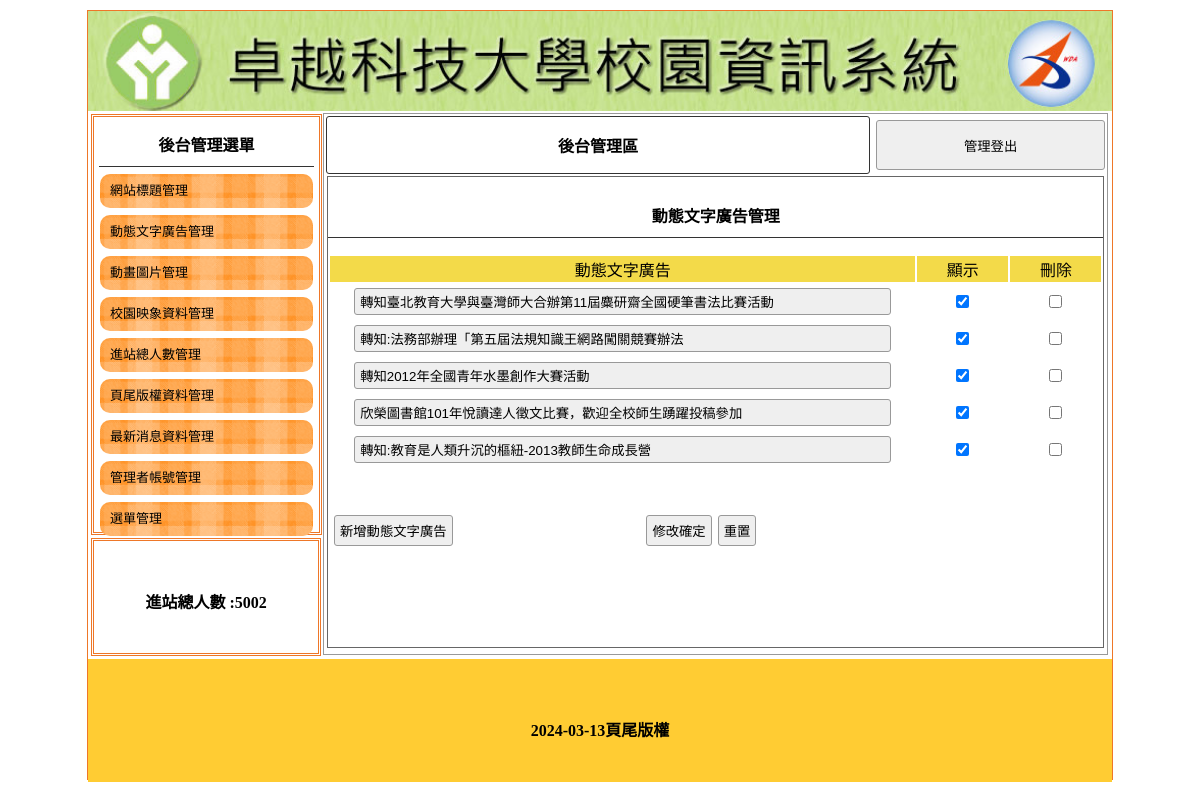
The app's page /back.php?do=ad, older data.
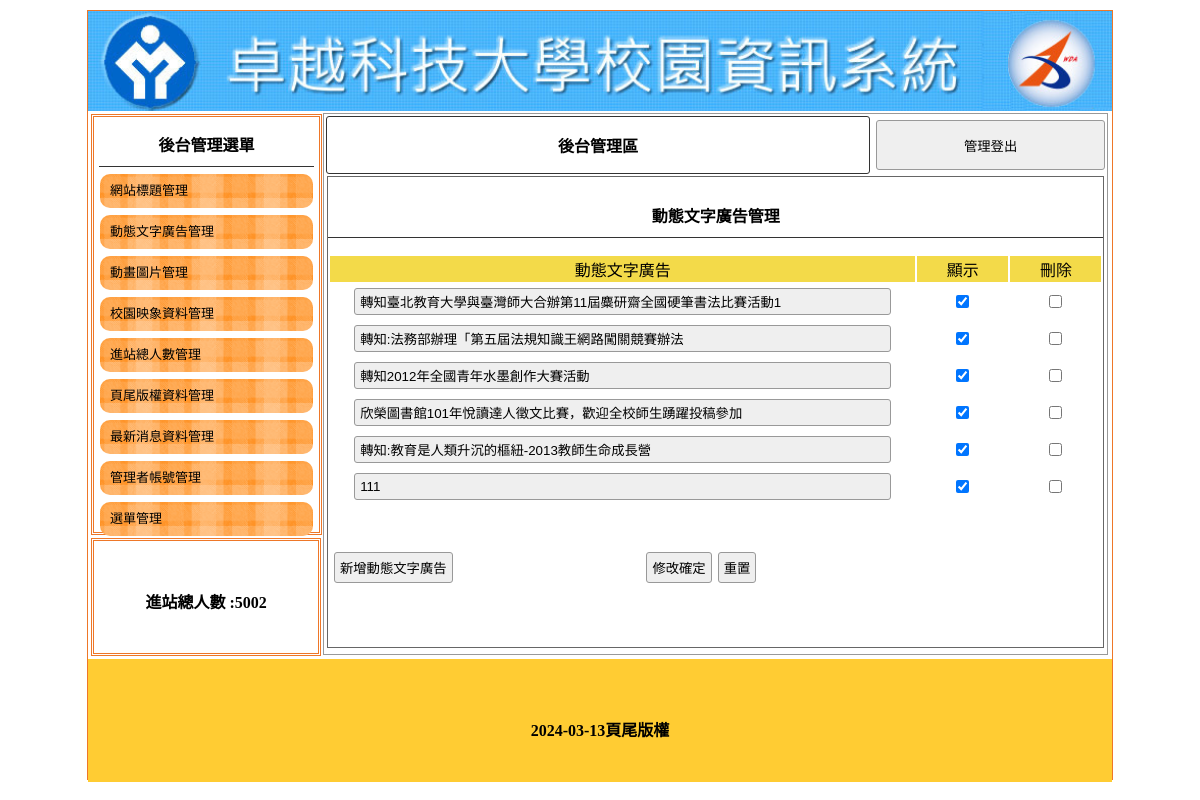
The same page, newer data.
### tables this page shows
CREATE TABLE `titles` (
  `id` int(10) UNSIGNED NOT NULL,
  `img` text NOT NULL,
  `text` text NOT NULL,
  `sh` int(1) NOT NULL DEFAULT 0
);

CREATE TABLE `ad` (
  `id` int(10) UNSIGNED NOT NULL,
  `text` text NOT NULL,
  `sh` int(1) NOT NULL DEFAULT 1
);

### api/db.php (called while the page is built, shortened)
<?php
class DB
{
    protected $dsn = "mysql:host=localhost;charset=utf8;dbname=c1-06";
    protected $pdo;
    protected $table;
    public function __construct($table)
    {
        $this->table = $table;
        $this->pdo = new PDO($this->dsn, 'root', '');
    }
    private function a2s($array)
    {
        foreach ($array as $col => $value) {
            $tmp[] = "`$col`='$value'";
        }
        return $tmp;
    }
    function find($id)
    {
        $sql = "select * from `$this->table` where ";
        if (is_array($id)) {
            $tmp = $this->a2s($id);
            $sql .= join(" && ", $tmp);
        } elseif (is_numeric($id)) {
            $sql .= "`id`='$id'";
        } else {
            echo "x type";
        }
        return $this->pdo->query($sql)->fetch(PDO::FETCH_ASSOC);
    }
    private function sql_all($sql, $array, $other)
    {
        if (isset($this->table) && !empty($this->table)) {
            if (is_array($array)) {
                if (!empty($array)) {
                    $tmp = $this->a2s($array);
                    $sql .= " where " . join(" && ", $tmp);
                }
            } else {
                $sql .= " $array ";
            }
            return $sql .= $other;
        } else {
            echo "x table";
        }
    }
    function all($where = '', $other = '')
    {
        $sql = "select * from `$this->table` ";
        $sql = $this->sql_all($sql, $where, $other);
        return $this->pdo->query($sql)->fetchAll(PDO::FETCH_ASSOC);
    }
}
$Title = new DB('titles');
if (isset($_GET['do'])) {
    if (isset(${ucfirst($_GET['do'])})) {
        $DB = ${ucfirst($_GET['do'])};
    }
} else {
    $DB = $Title;
}

### back/ad.php (the view, shortened to what the changed rows need)
<div style="width:99%; height:87%; margin:auto; overflow:auto; border:#666 1px solid;">
    <form method="post"action="./api/edit.php">
        <table width="100%"  style="text-align: center;">
            <?php
            $rows=$DB->all();
            foreach($rows as $row){
            ?>
            <tr>
                <td><input style="width: 90%;" type="text" name="text[]" value="<?=$row['text'];?>"></td>
                <td><input type="checkbox" name="sh[]" value="<?=$row['id'];?>" <?=($row['sh']==1)?'checked':'';?>></td>
                <td>
                    <input type="checkbox" name="del[]" value="<?=$row['id'];?>">
                </td>
            </tr>
            <?php
            }
            ?>
        </table>
    </form>
</div>

### back.php (shortened to what the changed rows need)
<?php include_once "./api/db.php";?>
<!DOCTYPE html PUBLIC "-//W3C//DTD XHTML 1.0 Transitional//EN" "http://www.w3.org/TR/xhtml1/DTD/xhtml1-transitional.dtd">
<html xmlns="http://www.w3.org/1999/xhtml">
<head>
	<link href="./css/css.css" rel="stylesheet" type="text/css">
</head>
<body>
	<div id="main">
	<?php $row=$Title->find(['sh'=>1]);?>
		<a title="<?=$row['text'];?>" href="./index.php">
			<div class="ti" style="background:url('./img/<?=$row['img'];?>'); background-size:cover;"></div>
		</a>
		<div id="ms">
			<div class="di" style="height:540px; border:#999 1px solid; width:76.5%; margin:2px 0px 0px 0px; float:left; position:relative; left:20px;">
				<?php
				$do = $_GET['do'] ?? 'title';
				$file = "./back/{$do}.php";
				if (file_exists($file)) {
					include $file;
				} else {
					include "./back/title.php";
				}
				?>
			</div>
		</div>
	</div>
</body>
</html>

Row changes from the older to the newer data that the page shows:
no longer on this page (row edited): titles: img (picture)
now on this page (row edited): titles: img (picture)
changed ad: text "轉知臺北教育大學與臺灣師大合辦第11屆麋研齋全國硬筆書法比賽活動" → "轉知臺北教育大學與臺灣師大合辦第11屆麋研齋全國硬筆書法比賽活動1"
added ad: text "111", sh "☑"
